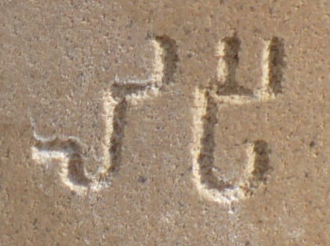
#> input picture segmentation test images/Ashoka_Sarnath_Lipii_word.jpg, 330 x 246 px; its folder holds only this picture in this run
$ python -i segmentation.py   (imports and definitions only)
#> lines starting #> are read from the running program, lines starting #| are printed output that depends on the picture; after the words box and inside, x2 and y2 are one past the last pixel; in counts of white or black regions, pixels touching at a corner belong together
#> further down, picture is the input picture: shape (246, 330, 3); mean B, G, R 116.3, 138.9, 162.3
import cv2
import numpy as np

# [33 lines left out: function clean_image_noise, not called in this run]


def remove_background_noise(image_bgr, min_dot_area=60):
    """
    Cleans floating stone texture and pepper noise from the image.
    Uses a structural proximity algorithm:
    - Long strokes or heavy blobs are marked as core character structures.
    - Small blobs (stone texture vs valid punctuation dots) are judged by proximity.
    - If a small blob is near a core structure, it's preserved as punctuation (Visarga/fragment).
    - If a small blob is floating in the background, it's nuked.
    """
#> called with min_dot_area = 60
    # 1. Median Blur to kill 1-2px intense salt-and-pepper noise
    blurred = cv2.medianBlur(image_bgr, 3)

    gray = cv2.cvtColor(blurred, cv2.COLOR_BGR2GRAY)
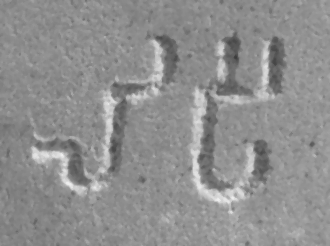
#> gray: shape (246, 330); min 60, max 240, mean 143.3
    _, thresh = cv2.threshold(gray, 0, 255, cv2.THRESH_BINARY_INV + cv2.THRESH_OTSU)
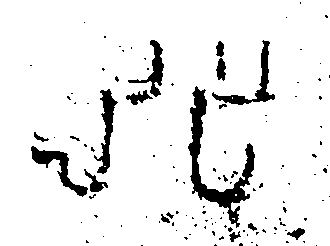
#> thresh: shape (246, 330); 91.9% white; 122 black regions (104 under 20 px), largest, box (x1, y1, x2, y2) and area: (188, 86, 255, 228) 2189, (31, 146, 88, 197) 765, (212, 40, 275, 105) 757

    # 2. Morphological close to join slightly disjoint strokes physically
    kernel = cv2.getStructuringElement(cv2.MORPH_RECT, (2, 2))
    thresh = cv2.morphologyEx(thresh, cv2.MORPH_CLOSE, kernel, iterations=1)
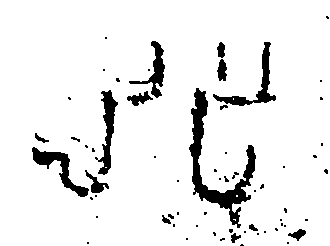
#> thresh: shape (246, 330); 92.3% white; 63 black regions (45 under 20 px), largest, box (x1, y1, x2, y2) and area: (189, 88, 256, 228) 2176, (32, 147, 89, 197) 761, (213, 42, 276, 106) 752

    num_labels, labels, stats, centroids = cv2.connectedComponentsWithStats(thresh, connectivity=8)
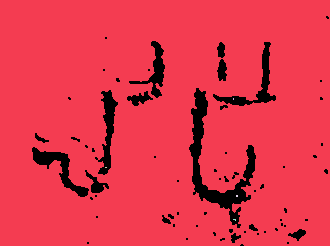
#> labels: shape (246, 330) int32; 6 distinct labels, from 0 to 5; one colour per label, 0 black
#> num_labels = 6; stats = [[32, 16, 297, 230, 6291], [0, 0, 330, 246, 74877], [233, 98, 1, 2, 2], [105, 167, 2, 1, 2], [236, 195, 2, 2, 4], [233, 219, 3, 2, 4]]; centroids = [[177.5, 140.7], [163.4, 121], [233, 98.5], [105.5, 167], [236.5, 195.5], [234.2, 219.2]]

    cleaned_bgr = blurred.copy()

    # 3. Distinguish "core structures" vs "small dots"
    large_mask  = np.zeros_like(thresh)
    small_labels = []

    for i in range(1, num_labels):
        area = stats[i, cv2.CC_STAT_AREA]
        w    = stats[i, cv2.CC_STAT_WIDTH]
        h    = stats[i, cv2.CC_STAT_HEIGHT]

        if area >= 150 or max(w, h) >= 20:
            large_mask[labels == i] = 255
        else:
            small_labels.append((i, area))
#> this loop made 5 passes
#> (area, w, h) on pass 1: (74877, 330, 246)
#> large_mask: shape (246, 330); 92.2% white; 63 black regions (45 under 20 px), largest, box (x1, y1, x2, y2) and area: (189, 88, 256, 228) 2184, (32, 147, 89, 197) 761, (213, 42, 276, 106) 754
#> after the loop, small_labels = [(2, 2), (3, 2), (4, 4), (5, 4)]

    # 4. Dilate the core structures to create a "Safe Zone"
    safe_kernel = cv2.getStructuringElement(cv2.MORPH_ELLIPSE, (25, 25))
    safe_zone   = cv2.dilate(large_mask, safe_kernel)
#> safe_zone: shape (246, 330); every value is 255

    # 5. Evaluate small dots based on location
    for i, area in small_labels:
        cx, cy = int(centroids[i][0]), int(centroids[i][1])
        cy = max(0, min(cy, safe_zone.shape[0] - 1))
        cx = max(0, min(cx, safe_zone.shape[1] - 1))

        is_safe = False
        if area < 10:
            is_safe = False
        elif safe_zone[cy, cx] == 255:
            is_safe = True

        if not is_safe:
            cleaned_bgr[labels == i] = [255, 255, 255]
#> this loop made 4 passes
#> (area, cx, cy) on passes 1 to 4: (2, 233, 98), (2, 105, 167), (4, 236, 195), (4, 234, 219)
#> cleaned_bgr: shape (246, 330, 3); mean B, G, R 116.3, 138.9, 162.3

    return cleaned_bgr


# [28 lines left out: function merge_nested_boxes, not called in this run]


# Target aspect ratio derived from dataset analysis: avg width / height = 0.7145
TARGET_ASPECT_RATIO = 0.7145  # width / height


# [172 lines left out: functions normalize_box_aspect_ratio, detect_characters, sort_boxes, not called in this run]

>>> import cv2
>>> picture = cv2.imread('../segmentation test images/Ashoka_Sarnath_Lipii_word.jpg')
>>> result = remove_background_noise(picture)
